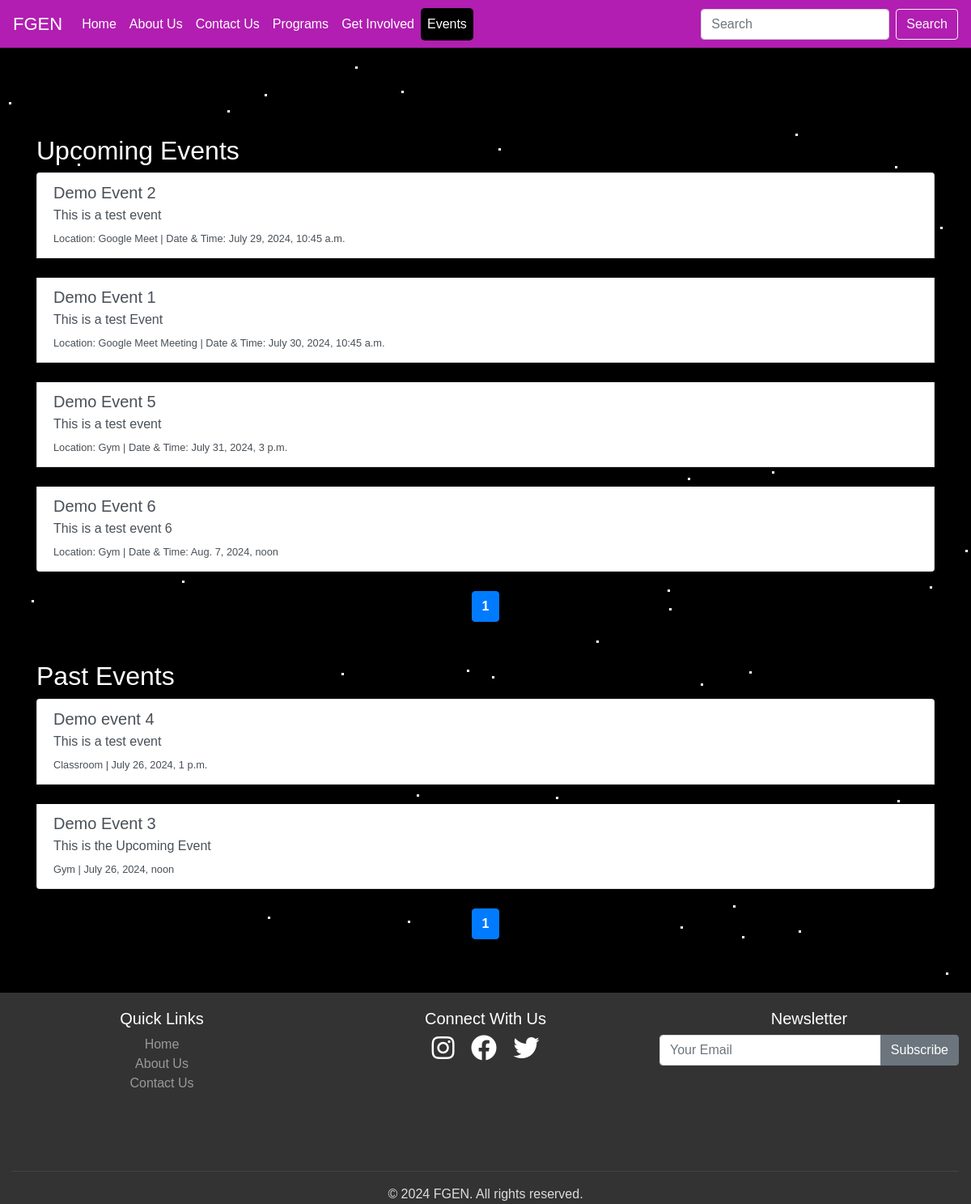
Screenshot of /events/ with the database file from the repository.
### new_App/models.py (models this page shows, shortened)
class Event(models.Model):
    title = models.CharField(max_length=200)
    description = models.TextField()
    location = models.CharField(max_length=255)
    event_date = models.DateTimeField()
    created_at = models.DateTimeField(default=timezone.now)

### new_App/views.py (the view)
# urls.py: path('events/', views.events, name='events'),
def events(request):
    upcoming_events = Event.objects.filter(event_date__gte=timezone.now()).order_by('event_date')
    past_events = Event.objects.filter(event_date__lt=timezone.now()).order_by('-event_date')
    paginator_upcoming = Paginator(upcoming_events, 5)  # Show 5 events per page
    page = request.GET.get('page_upcoming')
    try:
        upcoming_events = paginator_upcoming.page(page)
    except PageNotAnInteger:
        upcoming_events = paginator_upcoming.page(1)
    except EmptyPage:
        upcoming_events = paginator_upcoming.page(paginator_upcoming.num_pages)
    paginator_past = Paginator(past_events, 5)  # Show 5 events per page
    page = request.GET.get('page_past')
    try:
        past_events = paginator_past.page(page)
    except PageNotAnInteger:
        past_events = paginator_past.page(1)
    except EmptyPage:
        past_events = paginator_past.page(paginator_past.num_pages)
    context = {
        'upcoming_events': upcoming_events,
        'past_events': past_events,
        'active_page':'events'
    }
    return render(request, 'events.html', context)

### new_App/templates/events.html (shortened to what this page needs)
{% extends 'base.html' %}
{% load static%}
{% block content %}
<div class="container mt-5 text-white">
    <h2>Upcoming Events</h2>
    {% if upcoming_events %}
        <div class="list-group">
            {% for event in upcoming_events %}
                <a href="#" class="list-group-item list-group-item-action">
                    <h5 class="mb-1">{{ event.title }}</h5>
                    <p class="mb-1">{{ event.description }}</p>
                    <small>Location: {{ event.location }} | Date & Time: {{ event.event_date }}</small>
                </a>
            {% endfor %}
        </div>
        <nav aria-label="Upcoming events pagination">
            <ul class="pagination justify-content-center">
                {% for num in upcoming_events.paginator.page_range %}
                    {% if upcoming_events.number == num %}
                        <li class="page-item active"><span class="page-link">{{ num }}</span></li>
                    {% elif num > upcoming_events.number|add:'-3' and num < upcoming_events.number|add:'3' %}
                        <li class="page-item"><a class="page-link" href="?page_upcoming={{ num }}">{{ num }}</a></li>
                    {% endif %}
                {% endfor %}
            </ul>
        </nav>
    {% else %}
        <p>No upcoming events.</p>
    {% endif %}
    <h2 class="mt-5">Past Events</h2>
    {% if past_events %}
        <div class="list-group">
            {% for event in past_events %}
                <a href="#" class="list-group-item list-group-item-action">
                    <h5 class="mb-1">{{ event.title }}</h5>
                    <p class="mb-1">{{ event.description }}</p>
                    <small>{{ event.location }} | {{ event.event_date }}</small>
                </a>
            {% endfor %}
        </div>
        <nav aria-label="Past events pagination">
            <ul class="pagination justify-content-center">
                {% for num in past_events.paginator.page_range %}
                    {% if past_events.number == num %}
                        <li class="page-item active"><span class="page-link">{{ num }}</span></li>
                    {% elif num > past_events.number|add:'-3' and num < past_events.number|add:'3' %}
                        <li class="page-item"><a class="page-link" href="?page_past={{ num }}">{{ num }}</a></li>
                    {% endif %}
                {% endfor %}
            </ul>
        </nav>
    {% else %}
        <p>No past events.</p>
    {% endif %}
</div>
{% endblock %}

### staticfiles/assets/css/style.css (style rules this page uses)
body { font-family: Arial, sans-serif; background-color: #f8f9fa; display: flex; min-height: 100vh; flex-direction: column; padding-bottom: 130px; }
.active { font-weight: bold; background-color: black; color: white; border-radius: 5px; }
a { text-decoration: none; background-color: transparent; }

### rows the page displays
Event: title "Demo Event 2", description "This is a test event", location "Google Meet", event_date "July 29, 2024, 10:45 a.m."
Event: title "Demo Event 1", description "This is a test Event", location "Google Meet Meeting", event_date "July 30, 2024, 10:45 a.m."
Event: title "Demo Event 5", description "This is a test event", location "Gym", event_date "July 31, 2024, 3 p.m."
Event: title "Demo Event 6", description "This is a test event 6", location "Gym", event_date "Aug. 7, 2024, noon"
Event: title "Demo event 4", description "This is a test event", location "Classroom", event_date "July 26, 2024, 1 p.m."
Event: title "Demo Event 3", description "This is the Upcoming Event", location "Gym", event_date "July 26, 2024, noon"

### other values shown
{{ num }} "1"
